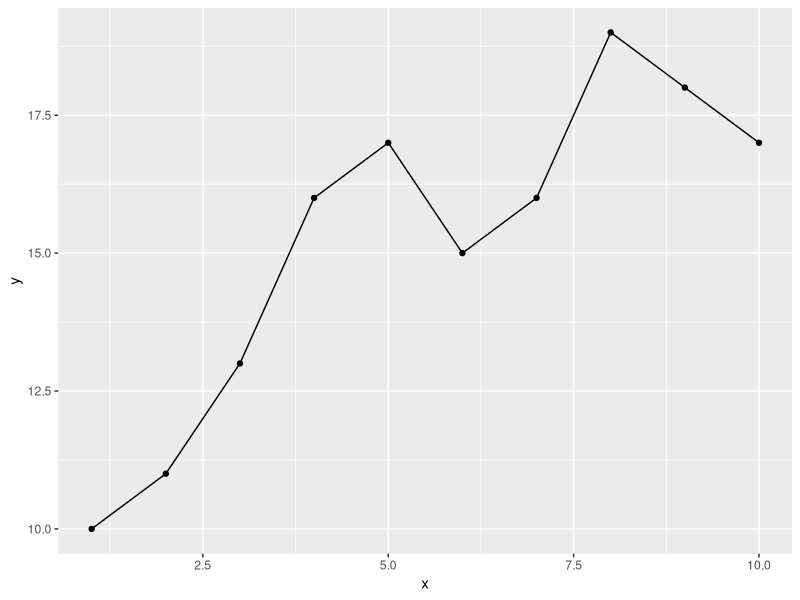
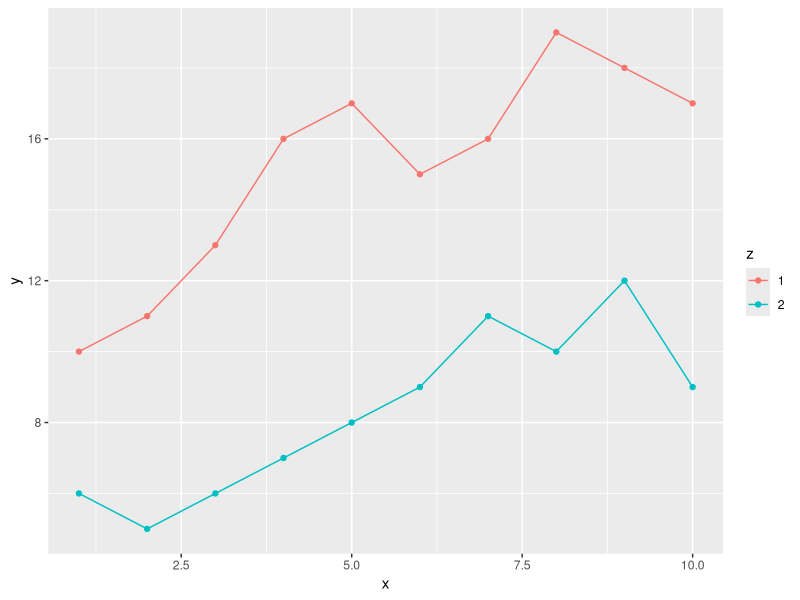
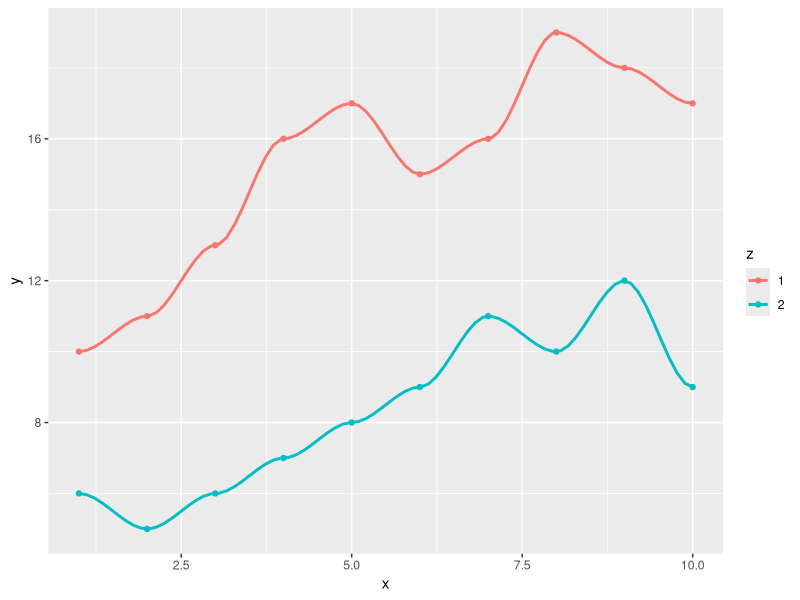
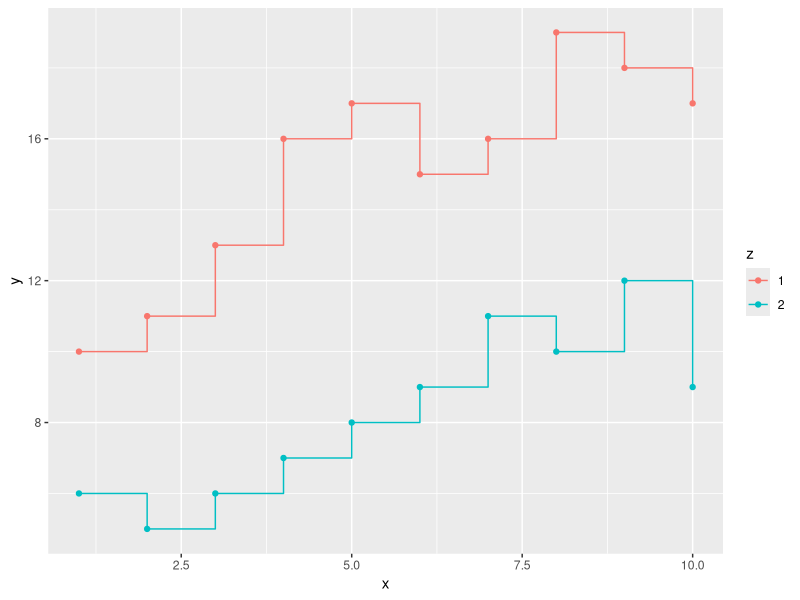
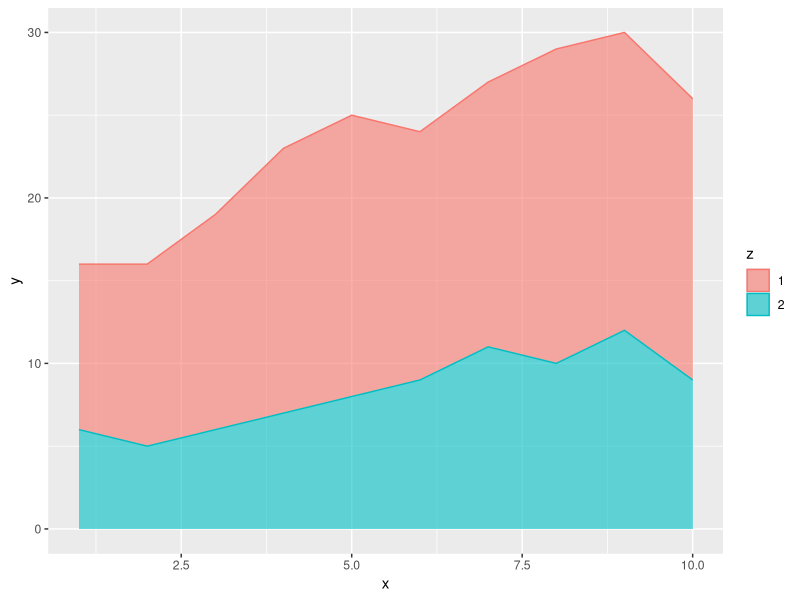

These charts were generated, in order, by the following R code:
library("ggplot2")

#########################################################################
## Line Graph
#########################################################################
## Sencillo
#########################################################################
df <- data.frame(x=1:10,y=c(10,11,13,16,17,15,16,19,18,17))
ggplot(data=df, aes(x=x, y=y)) +
    geom_line() +
    geom_point()

#########################################################################
## Dos grupos
#########################################################################
df <- data.frame(x=rep(1:10,2),
                 y=c(10,11,13,16,17,15,16,19,18,17,6,5,6,7,8,9,11,10,12,9), 
                 z=factor(rep(1:2,c(10,10))))

ggplot(data=df, aes(x=x, y=y, group=z, color=z)) +
    geom_line() +
    geom_point()

#########################################################################
# SpLine Graph
# The Spline chart type is a Line graph that plots a fitted curve through 
# each data point in a series. Line Charts show how a particular data 
# changes at equal intervals of time.
#########################################################################
df <- data.frame(x=rep(1:10,2),
                 y=c(10,11,13,16,17,15,16,19,18,17,6,5,6,7,8,9,11,10,12,9), 
                 z=factor(rep(1:2,c(10,10))))

ggplot(data=df, aes(x=x, y=y, group=z, color=z)) +
    geom_point() +
    geom_smooth(se=F, span=0.2)

#########################################################################
# StepLine Graph
# A stepped line graph (also called step chart) is a chart similar to a 
# line graph, but with the line forming a series of steps between data 
# points. A stepped line chart can be useful when you want to show the 
# changes that occur at irregular intervals. For example, price rise in 
# milk products, petrol, tax rate, interest rates, etc
#########################################################################
df <- data.frame(x=rep(1:10,2),
                 y=c(10,11,13,16,17,15,16,19,18,17,6,5,6,7,8,9,11,10,12,9), 
                 z=factor(rep(1:2,c(10,10))))

ggplot(data=df, aes(x=x, y=y, group=z, color=z)) +
    geom_point() +
    geom_step()


#########################################################################
# Area Graph
# An Area Chart or area graph are basically a line graph with the area 
# below the lined filled with colors or textures. Like line graphs area 
# charts are  used to represent the development of quantitative values 
# over a time period. It can also be used to compare two or more categories 
# and is similar to the Stacked Area Chart.
# Area charts often used to show overall trends over time rather than 
# specific values.
#########################################################################
df <- data.frame(x=rep(1:10,2),
                 y=c(10,11,13,16,17,15,16,19,18,17,6,5,6,7,8,9,11,10,12,9), 
                 z=factor(rep(1:2,c(10,10))))

ggplot(data=df, aes(x=x, y=y, group=z, color=z)) +
    geom_area(aes(x=x, y=y, fill=z),stat="identity",alpha=0.6)
    
